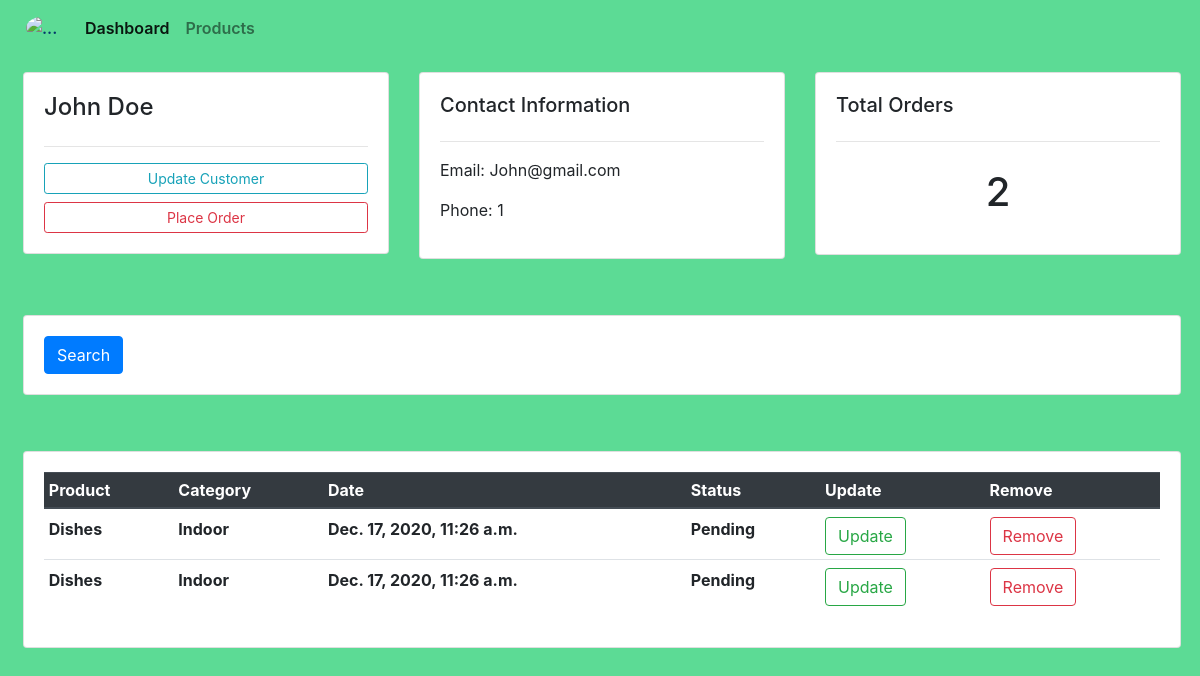
The app's page /customer/1/, older data.
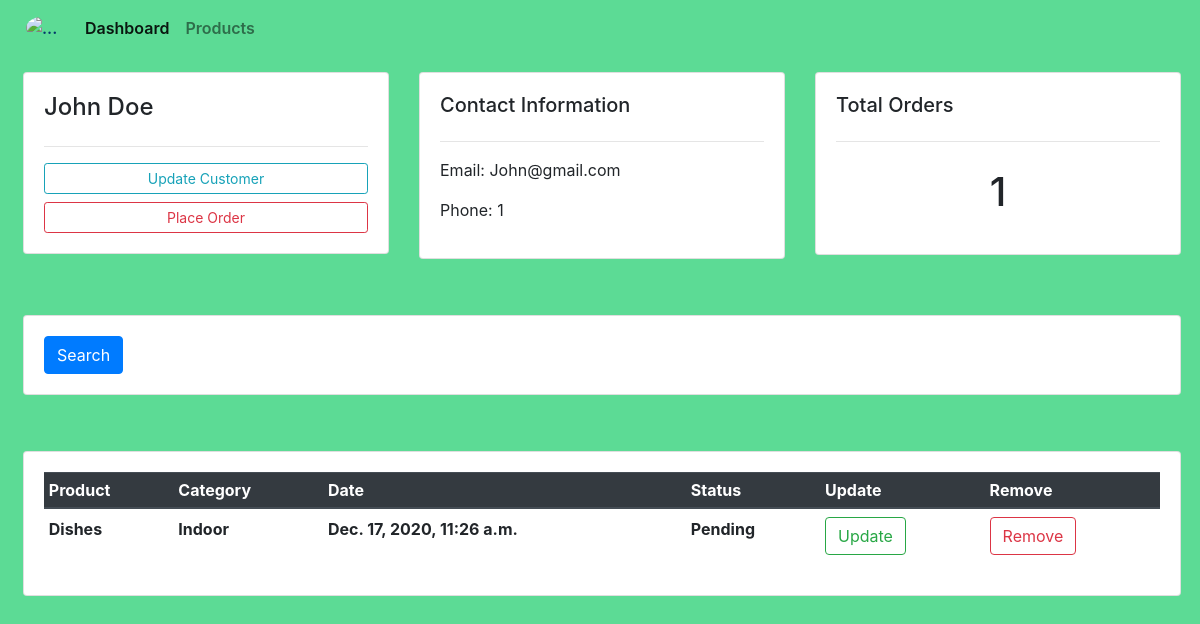
The same page, newer data.
### accounts/models.py (models this page shows, shortened)
class Customer(models.Model):
    name = models.CharField(max_length=30, null=True)
    phone = models.IntegerField(null=True)
    email = models.EmailField(null=True)
    date_created = models.DateTimeField(auto_now_add=True)

class Order(models.Model):
    STATUS = (
        ('Pending', 'Pending'),
        ('Out For Delivery', 'Out For Delivery'),
        ('Delivered', 'Delivered'),
     )
    customer = models.ForeignKey(Customer,null=True,on_delete = models.SET_NULL)
    product = models.ForeignKey(Product,null=True, on_delete = models.SET_NULL)
    date_created = models.DateTimeField(auto_now_add=True)
    status = models.CharField(max_length=50,choices=STATUS,null=True)

class Product(models.Model):
    CATEGORY = (
        ('Indoor','Indoor'),
        ('Outdoor','Outoor'),
    )
    name = models.CharField(max_length=30)
    price = models.FloatField()
    category = models.CharField(max_length=50,choices=CATEGORY)
    description = models.TextField()
    date_created = models.DateTimeField(auto_now_add=True)
    tag = models.ManyToManyField(Tag)

### accounts/views.py (the view)
# urls.py: path('customer/<int:id>/' , views.customer,name='customer'),
def customer(request,id):
    customer = Customer.objects.get(id=id)
    cus_order = customer.order_set.all()
    return render(request,'accounts/customer.html',{'customer':customer,'cus_order':cus_order})

### accounts/templates/accounts/customer.html (shortened to what this page needs)
{% extends 'accounts/main.html' %}
{% block body %}
<div class="row my-3 ml-2 mx-1">
    <div class="col-md">
        <div class="card card-body">
            <h4>{{customer.name}}</h4>
            <hr>
            <a href="" class="btn btn-outline-info btn-sm btn-block">Update Customer</a>
            <a href="{% url 'create_order' customer.id %}" class="btn btn-outline-danger btn-sm btn-block">Place Order</a>
        </div>
    </div>
    <div class="col-md">
        <div class="card card-body" >
            <h5 >Contact Information</h5>
            <hr>
            <p>Email: <span> {{customer.email}}</span></p>
            <p>Phone: <span>{{customer.phone}}</span></p>
        </div>
    </div>
    <div class="col-md">
        <div class="card card-body">
            <h5>Total Orders</h5>
            <hr>
            <h1 style="text-align:center;padding:10px;">{{cus_order.count}}</h1>
        </div>
    </div>
</div>
<br>
<div class="row my-3 ml-2 mx-1">
    <div class="col">
        <div class="card card-body">
            <form action="" method="GET">
                <button class="btn btn-primary" type="submit">Search</button>
            </form>
        </div>
    </div>
</div>
<br>
<div class="row my-3 ml-2 mx-1" >
    <div class="col-md">
        <div class="card card-body">
            <table class="table table-sm">
                <thead class="thead-dark">
                    <tr>
                        <th>Product</th>
                        <th>Category</th>
                        <th>Date</th>
                        <th>Status</th>
                        <th>Update</th>
                        <th>Remove</th>
                    </tr>
                </thead>
                {% for i in cus_order %}
                <tr class="my-2">
                    <th class="pt-2">{{i.product.name}}</th>
                    <th class="pt-2">{{i.product.category}}</th>
                    <th class="pt-2">{{i.date_created}}</th>
                    <th class="pt-2">{{i.status}}</th>
                    <th class="pt-2"><a class="btn btn-outline-success" href="{% url 'update_order' i.id %}">Update</a></th>
                    <th class="pt-2"><a class="btn btn-outline-danger" href="{% url 'delete_order' i.id %}">Remove</a></th>
                </tr>
                {% endfor %}
            </table>
        </div>
    </div>
</div>
{% endblock body %}

Row changes from the older to the newer data that the page shows:
no longer on this page (row edited): Order: product.name "Dishes", product.category "Indoor", date_created "Dec. 17, 2020, 11:26 a.m.", status "Pending"
computed for Customer "John Doe": count "2" → "1"
